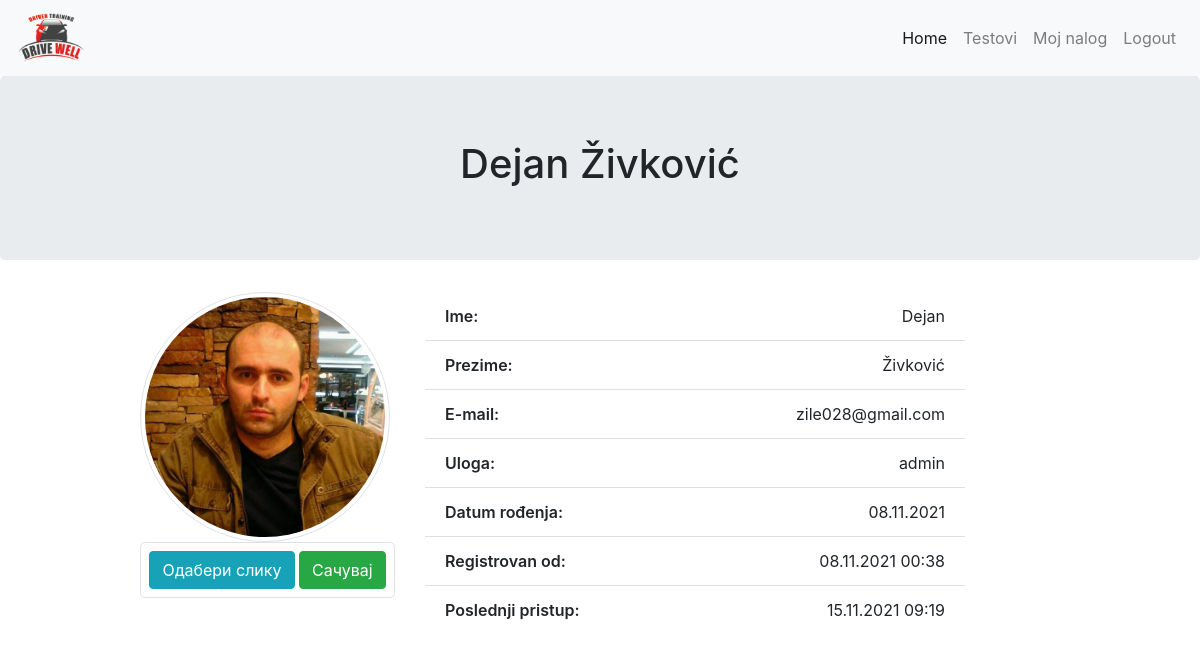
Page /user.php (signed in) on the earlier database version.
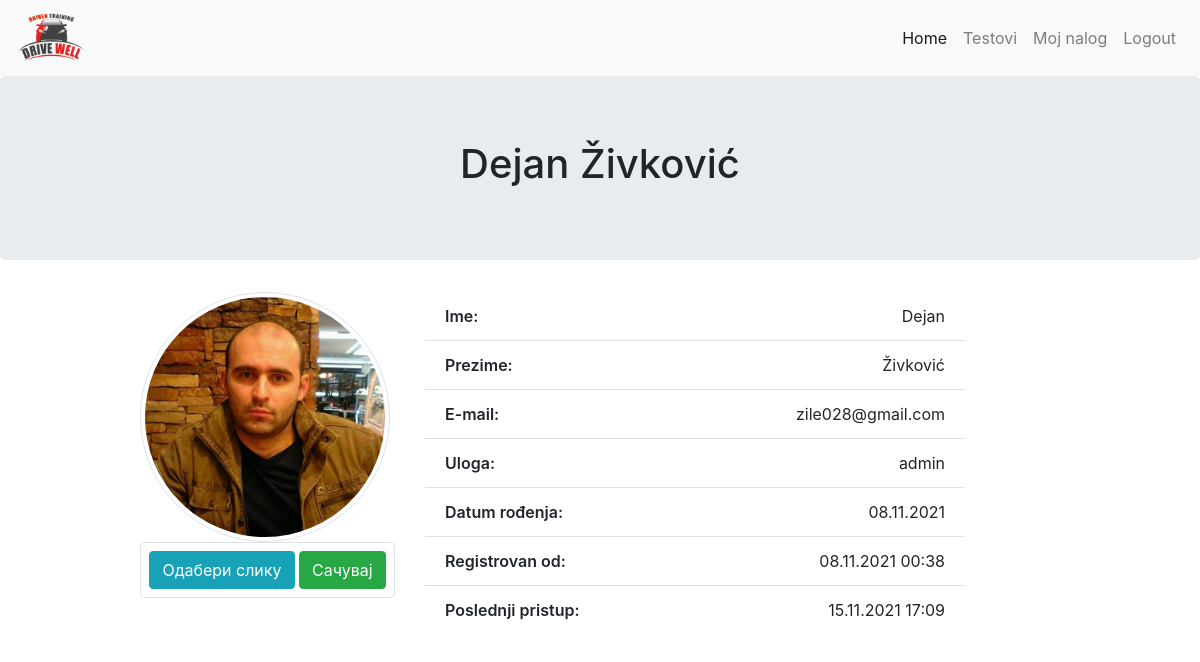
Same page on the later database version.
### tables this page shows
CREATE TABLE `users` (
  `id` int(11) NOT NULL,
  `first_name` varchar(50) NOT NULL,
  `last_name` varchar(50) NOT NULL,
  `date_birth` date NOT NULL,
  `email` varchar(50) NOT NULL,
  `password` varchar(60) NOT NULL,
  `created_at` timestamp NOT NULL DEFAULT CURRENT_TIMESTAMP,
  `last_login` timestamp NOT NULL DEFAULT CURRENT_TIMESTAMP,
  `profil_img` varchar(60) DEFAULT NULL,
  `role_id` int(11) DEFAULT NULL
);

CREATE TABLE `roles` (
  `id` int(11) NOT NULL,
  `role` varchar(30) NOT NULL,
  `description` varchar(255) NOT NULL
);

### user.php (called while the page is built, shortened)
<?php
require_once "core/init.php";
$user_info = $User->selectSingleJoin(
    ["users", "roles"],
    "role_id",
    ["id" => $_SESSION["id"]]
);
require_once ROOT . "/view/user.view.php";

### core/init.php (called while the page is built, shortened)
<?php
require_once "config.php";
require_once "function.php";
require_once "classes/Conection.php";
require_once "classes/QueryBuilder.php";
require_once "classes/User.php";
$User         = new User($database);

### core/classes/User.php (called while the page is built, shortened)
<?php
class User extends QueryBuilder
{
    public function isLoged()
    {
        if (isset($_SESSION["id"])) {
            return false;
        } else {
            return true;
        }
    }
}

### core/classes/QueryBuilder.php (called while the page is built, shortened)
<?php
class QueryBuilder extends Connection
{
    public function selectSingleJoin(array $table, String $join_on, $criteria)
    {
        $key = key($criteria);
        $sql = "SELECT
                {$table[0]}.*, {$table[0]}.id {$table[0]}_id, {$table[1]}.*
                FROM {$table[0]}
                JOIN {$table[1]}
                ON {$table[0]}.{$join_on} = {$table[1]}.id
                WHERE {$table[0]}.{$key} = :{$key}";
        $qry = $this->db->prepare($sql);
        $qry->execute($criteria);
        $result = $qry->fetch(PDO::FETCH_OBJ);
        return $result;
    }
}

### core/classes/Conection.php (called while the page is built, shortened)
<?php
class Connection
{
    public function __construct($database)
    {
        try {
            $this->db = new PDO("mysql:host={$database['host']};dbname={$database['dbname']}", $database["user"], $database["password"]);
        } catch (PDOException $err) {
            die("Doslo je do greske. Nije moguce konektovati se sa bazom - " . $err->getMessage());
        }
    }
}

### core/function.php (called while the page is built, shortened)
<?php
function displayDate($arg){
    return date("d.m.Y",strtotime($arg));
}
function displayDateTime($arg){
    return date("d.m.Y H:i",strtotime($arg));
}

### view/user.view.php (the view, shortened to what this page needs)
<?php
require ROOT . "/include/top.php";
require ROOT . "/include/main_nav.php";
?>
<header class="jumbotron text-center">
    <h1><?php echo "{$user_info->first_name} {$user_info->last_name}"; ?></h1>
</header>
<section class="container">
    <article class="row">
        <div class="col-md-3 offset-md-1">
            <?php if($user_info->profil_img): ?>
            <img id="profil" src="upload/<?php echo $user_info->profil_img; ?>" class="img-thumbnail rounded-circle"
                alt="">
            <?php else: ?>
            <img id="profil" src="asset/logo.png" class="img-thumbnail rounded-circle" alt="">
            <?php endif; ?>
            <form class="border text-center rounded-lg" action="user.php" method="POST" enctype="multipart/form-data">
                <label class="btn btn-info my-2" for="file-img">Одабери слику</label>
                <button type="submit" class="btn btn-success my-2" name="save_img">Сачувај</button>
            </form>
        </div>
        <div class="col-md-6">
            <ul class="list-group list-group-flush">
                <li class="list-group-item"><span>Ime:</span>
                    <p><?php echo $user_info->first_name; ?></p>
                </li>
                <li class="list-group-item"><span>Prezime:</span>
                    <p><?php echo $user_info->last_name; ?></p>
                </li>
                <li class="list-group-item"><span>E-mail:</span>
                    <p><?php echo $user_info->email; ?></p>
                </li>
                <li class="list-group-item"><span>Uloga:</span>
                    <p><?php echo $user_info->role; ?></p>
                </li>
                <li class="list-group-item"><span>Datum
                        rođenja:</span>
                    <p><?php echo displayDate($user_info->date_birth); ?></p>
                </li>
                <li class="list-group-item"><span>Registrovan
                        od:</span>
                    <p><?php echo displayDateTime($user_info->created_at); ?></p>
                </li>
                <li class="list-group-item"><span>Poslednji
                        pristup:</span>
                    <p><?php echo displayDateTime($user_info->last_login); ?></p>
                </li>
            </ul>
        </div>
    </article>
</section>
<?php
require ROOT . "/include/bottom.php";
?>

### include/top.php (shortened to what this page needs)
<!DOCTYPE html>
<html lang="en">
<head>
    <link rel="stylesheet" href="https://cdnjs.cloudflare.com/ajax/libs/font-awesome/5.15.3/css/all.min.css"
 />
    <link rel="stylesheet" href="https://cdn.jsdelivr.net/npm/bootstrap@4.6.0/dist/css/bootstrap.min.css"
>
    <link rel="stylesheet" href="<?php echo ROOT_DIR; ?>/css/style.css">
</head>
<body>

### include/main_nav.php (shortened to what this page needs)
<nav class="navbar navbar-expand-lg navbar-light bg-light">
    <a class="navbar-brand" href="<?php echo ROOT_DIR; ?>"><img class="img-fluid" src="asset/logo-sm.png" alt=""></a>
    <div class="collapse navbar-collapse" id="navbarNav">
        <ul class="navbar-nav ml-auto">
            <li class="nav-item active">
                <a class="nav-link" href="<?php echo ROOT_DIR; ?>">Home</a>
            </li>
            <li class="nav-item">
                <a class="nav-link" href="<?php echo ROOT_DIR; ?>/testovi.php">Testovi</a>
            </li>
            <?php if($User->isLoged()): ?>
            <li class="nav-item">
                <a class="nav-link" href="login_register.php">Login / Register</a>
            </li>
            <?php else: ?>
            <li class="nav-item">
                <a class="nav-link" href="user.php">Moj nalog</a>
            </li>
            <li class="nav-item">
                <a class="nav-link" href="logout.php">Logout</a>
            </li>
            <?php endif; ?>
        </ul>
    </div>
</nav>

### include/bottom.php (shortened to what this page needs)
</body>
</html>

### css/style.css (style rules this page uses)
* { margin: 0; padding: 0; box-sizing: border-box; }
.navbar-brand img { height: 50px; }
ul li span { font-weight: 600; margin-right: 10px; }
ul li span + * { margin: 0; float: right; }
.img-thumbnail { height: 250px; width: 250px; }

Differences in the rows shown:
changed users "Dejan": last_login "15.11.2021 09:19" → "15.11.2021 17:09"
